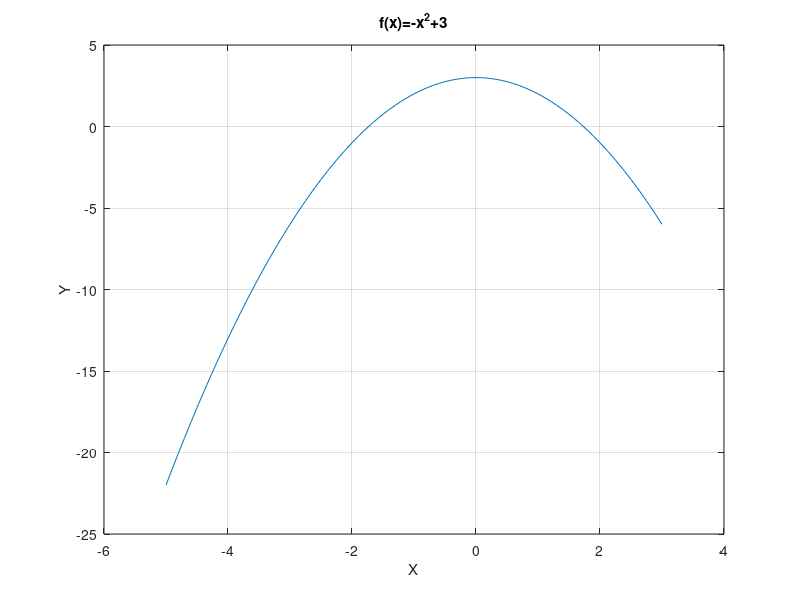

Source code (MATLAB):
% Octave Script
% Title       : Modelos Matematicos
% Description : Graficar  
% Author      : Erika Amairani Leonardo Arce
% Date        : 23 de junio 2021
% Version     : 1
% Notes       : funcion f(x)=-x^2+3


clc

%Grafica
x=-5:0.1:3;
y=-x.^2+3;
% Dibujar grafica
plot(x,y)
grid on; 
% Titulo
title("f(x)=-x^2+3");
% Etiqueta para x
xlabel("X");
% Etiqueta para y
ylabel("Y");
